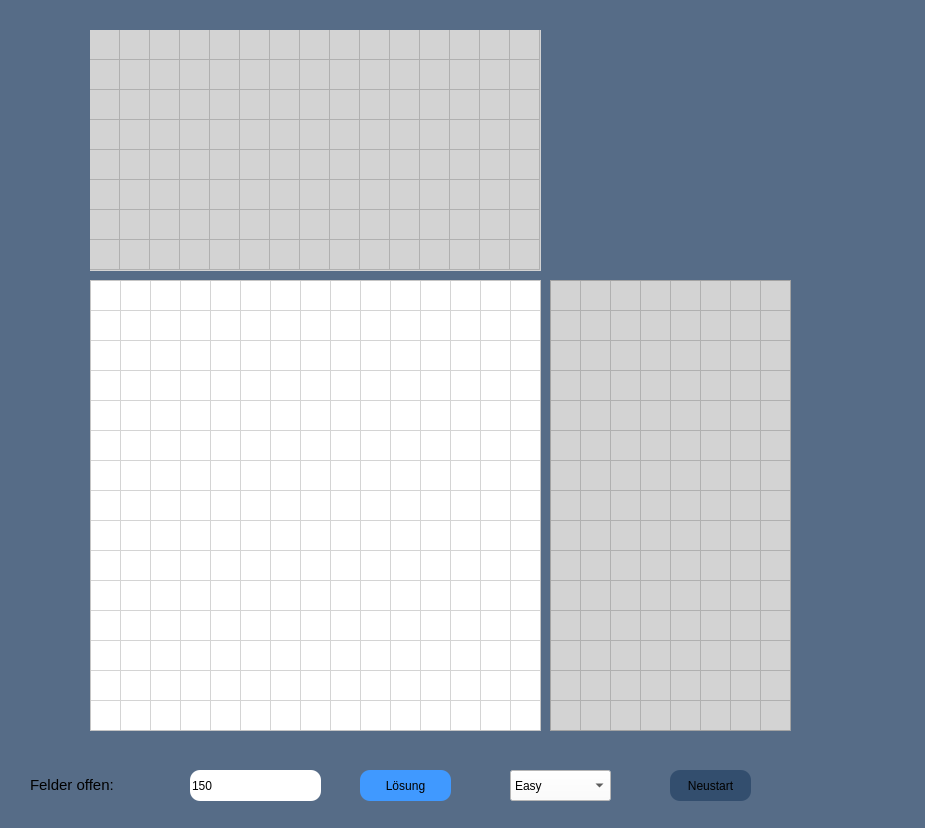
<?xml version="1.0" encoding="UTF-8"?>
<ui version="4.0">
 <class>Dialog</class>
 <widget class="QDialog" name="Dialog">
  <property name="geometry">
   <rect>
    <x>0</x>
    <y>0</y>
    <width>925</width>
    <height>828</height>
   </rect>
  </property>
  <property name="windowTitle">
   <string>NONOGRAMM</string>
  </property>
  <property name="autoFillBackground">
   <bool>false</bool>
  </property>
  <property name="styleSheet">
   <string notr="true">background-color:#566C87
</string>
  </property>
  <widget class="QTableWidget" name="tableWidget_2">
   <property name="geometry">
    <rect>
     <x>90</x>
     <y>280</y>
     <width>451</width>
     <height>451</height>
    </rect>
   </property>
   <property name="styleSheet">
    <string notr="true">background-color:white;
border-width:10px;</string>
   </property>
   <property name="verticalScrollBarPolicy">
    <enum>Qt::ScrollBarAlwaysOff</enum>
   </property>
   <property name="horizontalScrollBarPolicy">
    <enum>Qt::ScrollBarAlwaysOff</enum>
   </property>
   <property name="autoScroll">
    <bool>true</bool>
   </property>
   <property name="rowCount">
    <number>15</number>
   </property>
   <property name="columnCount">
    <number>15</number>
   </property>
   <attribute name="horizontalHeaderVisible">
    <bool>false</bool>
   </attribute>
   <attribute name="horizontalHeaderDefaultSectionSize">
    <number>30</number>
   </attribute>
   <attribute name="verticalHeaderVisible">
    <bool>false</bool>
   </attribute>
   <row/>
   <row/>
   <row/>
   <row/>
   <row/>
   <row/>
   <row/>
   <row/>
   <row/>
   <row/>
   <row/>
   <row/>
   <row/>
   <row/>
   <row/>
   <column/>
   <column/>
   <column/>
   <column/>
   <column/>
   <column/>
   <column/>
   <column/>
   <column/>
   <column/>
   <column/>
   <column/>
   <column/>
   <column/>
   <column/>
   <item row="0" column="0">
    <property name="text">
     <string/>
    </property>
    <property name="foreground">
     <brush brushstyle="NoBrush">
      <color alpha="255">
       <red>0</red>
       <green>0</green>
       <blue>0</blue>
      </color>
     </brush>
    </property>
   </item>
  </widget>
  <widget class="QTableWidget" name="tableWidget_3">
   <property name="geometry">
    <rect>
     <x>550</x>
     <y>280</y>
     <width>241</width>
     <height>451</height>
    </rect>
   </property>
   <property name="styleSheet">
    <string notr="true">background-color:lightgrey;</string>
   </property>
   <property name="verticalScrollBarPolicy">
    <enum>Qt::ScrollBarAlwaysOff</enum>
   </property>
   <property name="horizontalScrollBarPolicy">
    <enum>Qt::ScrollBarAlwaysOff</enum>
   </property>
   <property name="autoScroll">
    <bool>true</bool>
   </property>
   <property name="rowCount">
    <number>15</number>
   </property>
   <property name="columnCount">
    <number>8</number>
   </property>
   <attribute name="horizontalHeaderVisible">
    <bool>false</bool>
   </attribute>
   <attribute name="horizontalHeaderDefaultSectionSize">
    <number>30</number>
   </attribute>
   <attribute name="verticalHeaderVisible">
    <bool>false</bool>
   </attribute>
   <row/>
   <row/>
   <row/>
   <row/>
   <row/>
   <row/>
   <row/>
   <row/>
   <row/>
   <row/>
   <row/>
   <row/>
   <row/>
   <row/>
   <row/>
   <column/>
   <column/>
   <column/>
   <column/>
   <column/>
   <column/>
   <column/>
   <column/>
  </widget>
  <widget class="QTableWidget" name="tableWidget_4">
   <property name="geometry">
    <rect>
     <x>90</x>
     <y>30</y>
     <width>451</width>
     <height>241</height>
    </rect>
   </property>
   <property name="styleSheet">
    <string notr="true">background-color:lightgrey;
border: 10px;
</string>
   </property>
   <property name="verticalScrollBarPolicy">
    <enum>Qt::ScrollBarAlwaysOff</enum>
   </property>
   <property name="horizontalScrollBarPolicy">
    <enum>Qt::ScrollBarAlwaysOff</enum>
   </property>
   <property name="autoScroll">
    <bool>true</bool>
   </property>
   <property name="rowCount">
    <number>8</number>
   </property>
   <property name="columnCount">
    <number>15</number>
   </property>
   <attribute name="horizontalHeaderVisible">
    <bool>false</bool>
   </attribute>
   <attribute name="horizontalHeaderDefaultSectionSize">
    <number>30</number>
   </attribute>
   <attribute name="verticalHeaderVisible">
    <bool>false</bool>
   </attribute>
   <row/>
   <row/>
   <row/>
   <row/>
   <row/>
   <row/>
   <row/>
   <row/>
   <column/>
   <column/>
   <column/>
   <column/>
   <column/>
   <column/>
   <column/>
   <column/>
   <column/>
   <column/>
   <column/>
   <column/>
   <column/>
   <column/>
   <column/>
  </widget>
  <widget class="QLineEdit" name="lineEdit">
   <property name="geometry">
    <rect>
     <x>190</x>
     <y>770</y>
     <width>131</width>
     <height>31</height>
    </rect>
   </property>
   <property name="styleSheet">
    <string notr="true">background-color:white;
border-radius:10px;</string>
   </property>
   <property name="text">
    <string>150</string>
   </property>
  </widget>
  <widget class="QLabel" name="label">
   <property name="geometry">
    <rect>
     <x>30</x>
     <y>769</y>
     <width>111</width>
     <height>31</height>
    </rect>
   </property>
   <property name="styleSheet">
    <string notr="true">font-size: 15px</string>
   </property>
   <property name="text">
    <string>Felder offen:</string>
   </property>
  </widget>
  <widget class="QPushButton" name="pushButton">
   <property name="geometry">
    <rect>
     <x>360</x>
     <y>770</y>
     <width>91</width>
     <height>31</height>
    </rect>
   </property>
   <property name="styleSheet">
    <string notr="true">background-color:#4099ff;
border-radius:10px;
</string>
   </property>
   <property name="text">
    <string>Lösung</string>
   </property>
  </widget>
  <widget class="QPushButton" name="pushButton_2">
   <property name="geometry">
    <rect>
     <x>670</x>
     <y>770</y>
     <width>81</width>
     <height>31</height>
    </rect>
   </property>
   <property name="styleSheet">
    <string notr="true">background-color:#334E6e;
border-radius:10px;</string>
   </property>
   <property name="text">
    <string>Neustart</string>
   </property>
  </widget>
  <widget class="QComboBox" name="comboBox">
   <property name="geometry">
    <rect>
     <x>510</x>
     <y>770</y>
     <width>101</width>
     <height>31</height>
    </rect>
   </property>
   <property name="styleSheet">
    <string notr="true">background-color:white
</string>
   </property>
   <item>
    <property name="text">
     <string>Easy</string>
    </property>
   </item>
   <item>
    <property name="text">
     <string>Meadium</string>
    </property>
   </item>
   <item>
    <property name="text">
     <string>Hard</string>
    </property>
   </item>
  </widget>
 </widget>
 <resources/>
 <connections/>
</ui>
